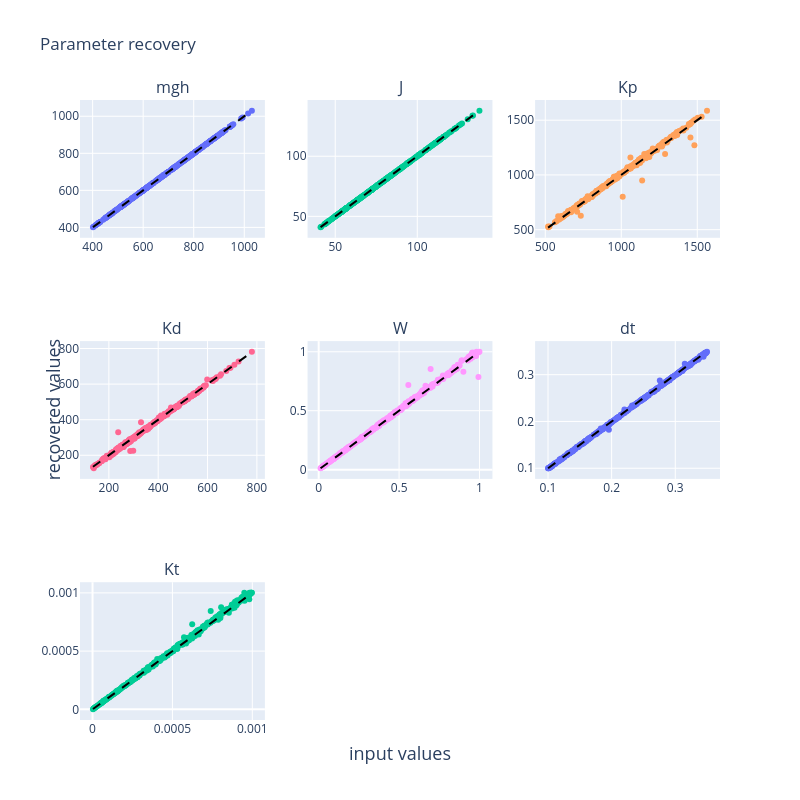

Notebook code for this chart:
### Code cell
# Assuming set_values is the array of parameter values used for plotting
num_params = len(par_names)

# Create subplots with two rows
fig = make_subplots(rows=3, cols=(num_params + 2) // 3, subplot_titles=par_names)

# Generate scatter plots for each parameter
for idx, param_name in enumerate(par_names):
    row = idx // ((num_params + 2) // 3) + 1
    col = idx % ((num_params + 2) // 3) + 1
    # Scatter plot of input vs recovered values
    fig.add_trace(
        go.Scatter(x=params_input[:, idx], y=params_recovered[:, idx], mode='markers', name=param_name),
        row=row, col=col
    )
    # Add identity line
    min_val = min(params_input[:, idx].min(), params_recovered[:, idx].min())
    max_val = max(params_input[:, idx].max(), params_recovered[:, idx].max())
    fig.add_trace(
        go.Scatter(
            x=[min_val, max_val],
            y=[min_val, max_val],
            mode='lines',
            line=dict(color='black', dash='dash'),
            showlegend=False
        ),
        row=row, col=col
    )

# Update layout
fig.update_layout(height=800, width=800, title_text="Parameter recovery", showlegend=False)

# Add a single shared x and y axis label as annotations
fig.add_annotation(
    text="input values",
    x=0.5, y=-0.03, xref="paper", yref="paper",
    showarrow=False, font=dict(size=18), xanchor="center", yanchor="top"
)
fig.add_annotation(
    text="recovered values",
    x=-0.02, y=0.5, xref="paper", yref="paper",
    showarrow=False, font=dict(size=18), textangle=-90, xanchor="right", yanchor="middle"
)

# Show the plot
fig.show()

### Figure 1 — Plotly figure (JSON) as saved in the notebook; plotly's stock layout.template omitted (floating-point values rounded to 4 significant figures; data arrays with more than 128 entries replaced by an {"elided": "..."} marker saying what was removed)
{"data": [{"mode": "markers", "name": "mgh", "type": "scatter", "x": {"elided": "500 float values"}, "xaxis": "x", "y": {"elided": "500 float values"}, "yaxis": "y"}, {"line": {"color": "black", "dash": "dash"}, "mode": "lines", "showlegend": false, "type": "scatter", "x": [401.4, 1030.0], "xaxis": "x", "y": [401.4, 1030.0], "yaxis": "y"}, {"mode": "markers", "name": "J", "type": "scatter", "x": {"elided": "500 float values"}, "xaxis": "x2", "y": {"elided": "500 float values"}, "yaxis": "y2"}, {"line": {"color": "black", "dash": "dash"}, "mode": "lines", "showlegend": false, "type": "scatter", "x": [41.04, 137.9], "xaxis": "x2", "y": [41.04, 137.9], "yaxis": "y2"}, {"mode": "markers", "name": "Kp", "type": "scatter", "x": {"elided": "500 float values"}, "xaxis": "x3", "y": {"elided": "500 float values"}, "yaxis": "y3"}, {"line": {"color": "black", "dash": "dash"}, "mode": "lines", "showlegend": false, "type": "scatter", "x": [518.8, 1564.0], "xaxis": "x3", "y": [518.8, 1564.0], "yaxis": "y3"}, {"mode": "markers", "name": "Kd", "type": "scatter", "x": {"elided": "500 float values"}, "xaxis": "x4", "y": {"elided": "500 float values"}, "yaxis": "y4"}, {"line": {"color": "black", "dash": "dash"}, "mode": "lines", "showlegend": false, "type": "scatter", "x": [135.7, 779.7], "xaxis": "x4", "y": [135.7, 779.7], "yaxis": "y4"}, {"mode": "markers", "name": "W", "type": "scatter", "x": {"elided": "500 float values"}, "xaxis": "x5", "y": {"elided": "500 float values"}, "yaxis": "y5"}, {"line": {"color": "black", "dash": "dash"}, "mode": "lines", "showlegend": false, "type": "scatter", "x": [0.01158, 0.9998], "xaxis": "x5", "y": [0.01158, 0.9998], "yaxis": "y5"}, {"mode": "markers", "name": "dt", "type": "scatter", "x": {"elided": "500 float values"}, "xaxis": "x6", "y": {"elided": "500 float values"}, "yaxis": "y6"}, {"line": {"color": "black", "dash": "dash"}, "mode": "lines", "showlegend": false, "type": "scatter", "x": [0.1002, 0.3499], "xaxis": "x6", "y": [0.1002, 0.3499], "yaxis": "y6"}, {"mode": "markers", "name": "Kt", "type": "scatter", "x": {"elided": "500 float values"}, "xaxis": "x7", "y": {"elided": "500 float values"}, "yaxis": "y7"}, {"line": {"color": "black", "dash": "dash"}, "mode": "lines", "showlegend": false, "type": "scatter", "x": [2.864e-06, 0.0009974], "xaxis": "x7", "y": [2.864e-06, 0.0009974], "yaxis": "y7"}], "layout": {"annotations": [{"font": {"size": 16}, "showarrow": false, "text": "mgh", "x": 0.1444, "xanchor": "center", "xref": "paper", "y": 1, "yanchor": "bottom", "yref": "paper"}, {"font": {"size": 16}, "showarrow": false, "text": "J", "x": 0.5, "xanchor": "center", "xref": "paper", "y": 1, "yanchor": "bottom", "yref": "paper"}, {"font": {"size": 16}, "showarrow": false, "text": "Kp", "x": 0.8556, "xanchor": "center", "xref": "paper", "y": 1, "yanchor": "bottom", "yref": "paper"}, {"font": {"size": 16}, "showarrow": false, "text": "Kd", "x": 0.1444, "xanchor": "center", "xref": "paper", "y": 0.6111, "yanchor": "bottom", "yref": "paper"}, {"font": {"size": 16}, "showarrow": false, "text": "W", "x": 0.5, "xanchor": "center", "xref": "paper", "y": 0.6111, "yanchor": "bottom", "yref": "paper"}, {"font": {"size": 16}, "showarrow": false, "text": "dt", "x": 0.8556, "xanchor": "center", "xref": "paper", "y": 0.6111, "yanchor": "bottom", "yref": "paper"}, {"font": {"size": 16}, "showarrow": false, "text": "Kt", "x": 0.1444, "xanchor": "center", "xref": "paper", "y": 0.2222, "yanchor": "bottom", "yref": "paper"}, {"font": {"size": 18}, "showarrow": false, "text": "input values", "x": 0.5, "xanchor": "center", "xref": "paper", "y": -0.03, "yanchor": "top", "yref": "paper"}, {"font": {"size": 18}, "showarrow": false, "text": "recovered values", "textangle": -90, "x": -0.02, "xanchor": "right", "xref": "paper", "y": 0.5, "yanchor": "middle", "yref": "paper"}], "height": 800, "showlegend": false, "title": {"text": "Parameter recovery"}, "width": 800, "xaxis": {"anchor": "y", "domain": [0, 0.2889]}, "xaxis2": {"anchor": "y2", "domain": [0.3556, 0.6444]}, "xaxis3": {"anchor": "y3", "domain": [0.7111, 1]}, "xaxis4": {"anchor": "y4", "domain": [0, 0.2889]}, "xaxis5": {"anchor": "y5", "domain": [0.3556, 0.6444]}, "xaxis6": {"anchor": "y6", "domain": [0.7111, 1]}, "xaxis7": {"anchor": "y7", "domain": [0, 0.2889]}, "xaxis8": {"anchor": "y8", "domain": [0.3556, 0.6444]}, "xaxis9": {"anchor": "y9", "domain": [0.7111, 1]}, "yaxis": {"anchor": "x", "domain": [0.7778, 1]}, "yaxis2": {"anchor": "x2", "domain": [0.7778, 1]}, "yaxis3": {"anchor": "x3", "domain": [0.7778, 1]}, "yaxis4": {"anchor": "x4", "domain": [0.3889, 0.6111]}, "yaxis5": {"anchor": "x5", "domain": [0.3889, 0.6111]}, "yaxis6": {"anchor": "x6", "domain": [0.3889, 0.6111]}, "yaxis7": {"anchor": "x7", "domain": [0, 0.2222]}, "yaxis8": {"anchor": "x8", "domain": [0, 0.2222]}, "yaxis9": {"anchor": "x9", "domain": [0, 0.2222]}}}
